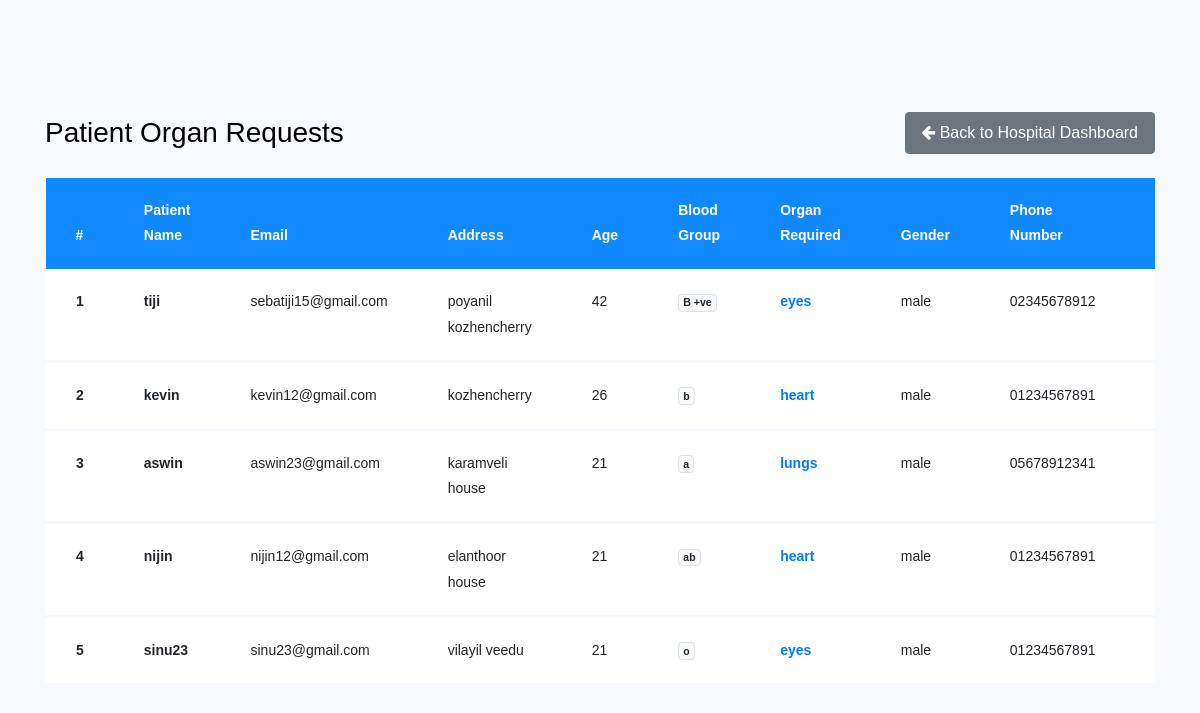
The app's page /hosoreq/ with its own data.
### myapp/models.py (models this page shows, shortened)
class OrganRequest(models.Model):
    username = models.CharField(max_length=50)
    email = models.EmailField()
    address = models.CharField(max_length=50)
    age = models.CharField(max_length=35)
    bloodgroup = models.CharField(max_length=50)
    organtype = models.CharField(max_length=50)
    gender= models.CharField(max_length=35)
    phonenumber = models.CharField(max_length=35)
    status=models.CharField(max_length=50,default='Pending')

### myapp/views.py (the view)
# urls.py: path("hosoreq/", views.hosoreq, name="hosoreq"),
def hosoreq(request):
    req = OrganRequest.objects.all().order_by('-id')
    return render(request, "hosoreq.html", {'req': req})

### myapp/templates/hosoreq.html (shortened to what this page needs)
<!doctype html>
{% load static %}
<html lang="en">
  <head>
	<link rel="stylesheet" href="https://stackpath.bootstrapcdn.com/font-awesome/4.7.0/css/font-awesome.min.css">
	<link rel="stylesheet" href="{% static 'organrequest/css/style.css' %}">
	</head>
	<body>
	<section class="ftco-section">
		<div class="container">
			<div class="row justify-content-between align-items-center mb-4">
				<div class="col-md-6">
					<h2 class="heading-section mb-0">Patient Organ Requests</h2>
				</div>
				<div class="col-md-6 text-md-right mt-3 mt-md-0">
					<a href="/hospitalindex/" class="btn btn-secondary px-3 py-2"><i class="fa fa-arrow-left"></i> Back to Hospital Dashboard</a>
				</div>
			</div>
			<div class="row">
				<div class="col-md-12">
					<div class="table-wrap">
						<table class="table">
						  <thead class="thead-primary">
						    <tr>
						      <th>#</th>
						      <th>Patient Name</th>
						      <th>Email</th>
						      <th>Address</th>
								<th>Age</th>
								<th>Blood Group</th>
								<th>Organ Required</th>
								<th>Gender</th>
								<th>Phone Number</th>
								<th>Status</th>
						    </tr>
						  </thead>
							 <tbody>
						       {% for i in req %}
						    <tr class="alert" role="alert">
						      <th scope="row">{{forloop.counter}}</th>
						      <td><strong>{{i.username}}</strong></td>
						      <td>{{i.email}}</td>
						      <td>{{i.address}}</td>
								<td>{{i.age}}</td>
						        <td><span class="badge badge-light border">{{i.bloodgroup}}</span></td>
								<td><strong style="color:#007bff;">{{i.organtype}}</strong></td>
								<td>{{i.gender}}</td>
								<td>{{i.phonenumber}}</td>
								<td>
								</td>
						    </tr>
						    {% empty %}
						    <tr>
						      <td colspan="10" class="text-center py-4 text-muted">No patient organ requests currently active.</td>
						    </tr>
						  {% endfor %}
						  </tbody>
						</table>
					</div>
				</div>
			</div>
		</div>
	</section>
	</body>
</html>

### records on screen
OrganRequest: username "tiji", email "sebatiji15@gmail.com", address "poyanil kozhencherry", age "42", bloodgroup "B +ve", organtype "eyes", gender "male", phonenumber "02345678912"
OrganRequest: username "kevin", email "kevin12@gmail.com", address "kozhencherry", age "26", bloodgroup "b", organtype "heart", gender "male", phonenumber "01234567891"
OrganRequest: username "aswin", email "aswin23@gmail.com", address "karamveli house", age "21", bloodgroup "a", organtype "lungs", gender "male", phonenumber "05678912341"
OrganRequest: username "nijin", email "nijin12@gmail.com", address "elanthoor house", age "21", bloodgroup "ab", organtype "heart", gender "male", phonenumber "01234567891"
OrganRequest: username "sinu23", email "sinu23@gmail.com", address "vilayil veedu", age "21", bloodgroup "o", organtype "eyes", gender "male", phonenumber "01234567891"
